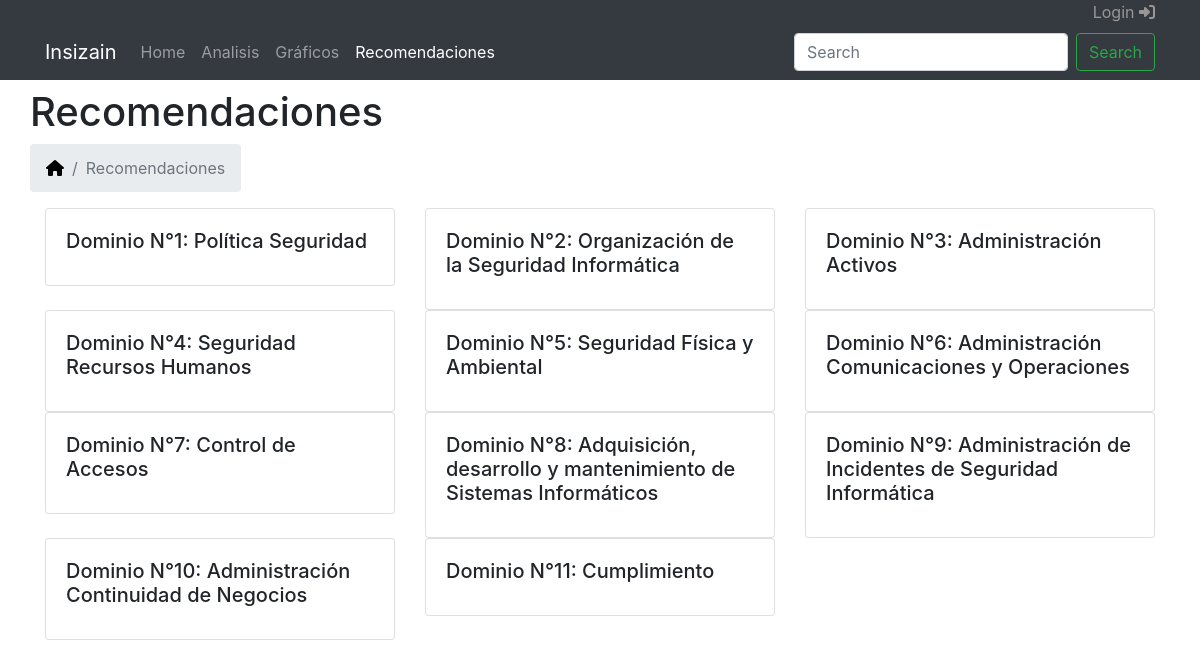
The app's page /recomendaciones/, older data.
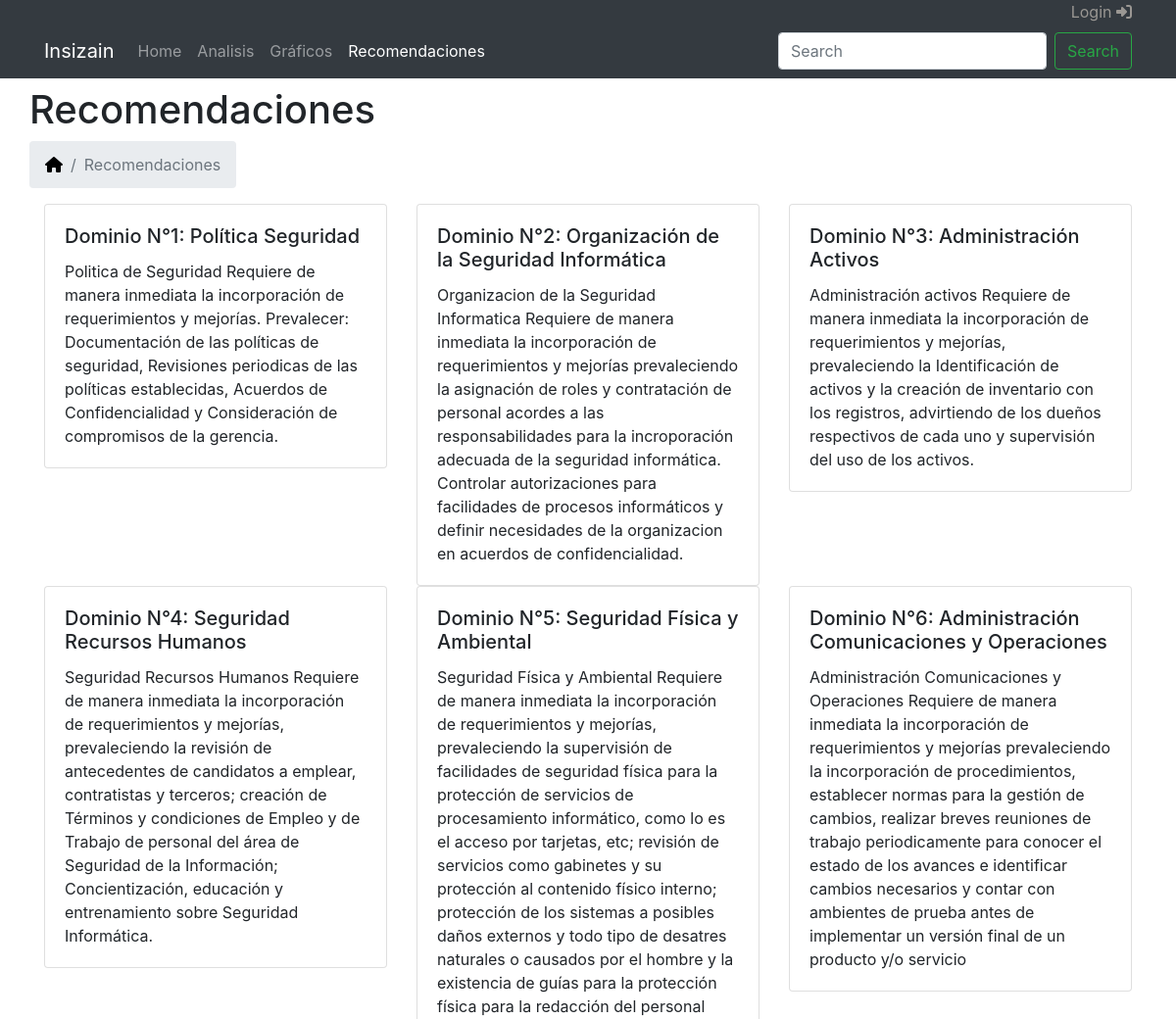
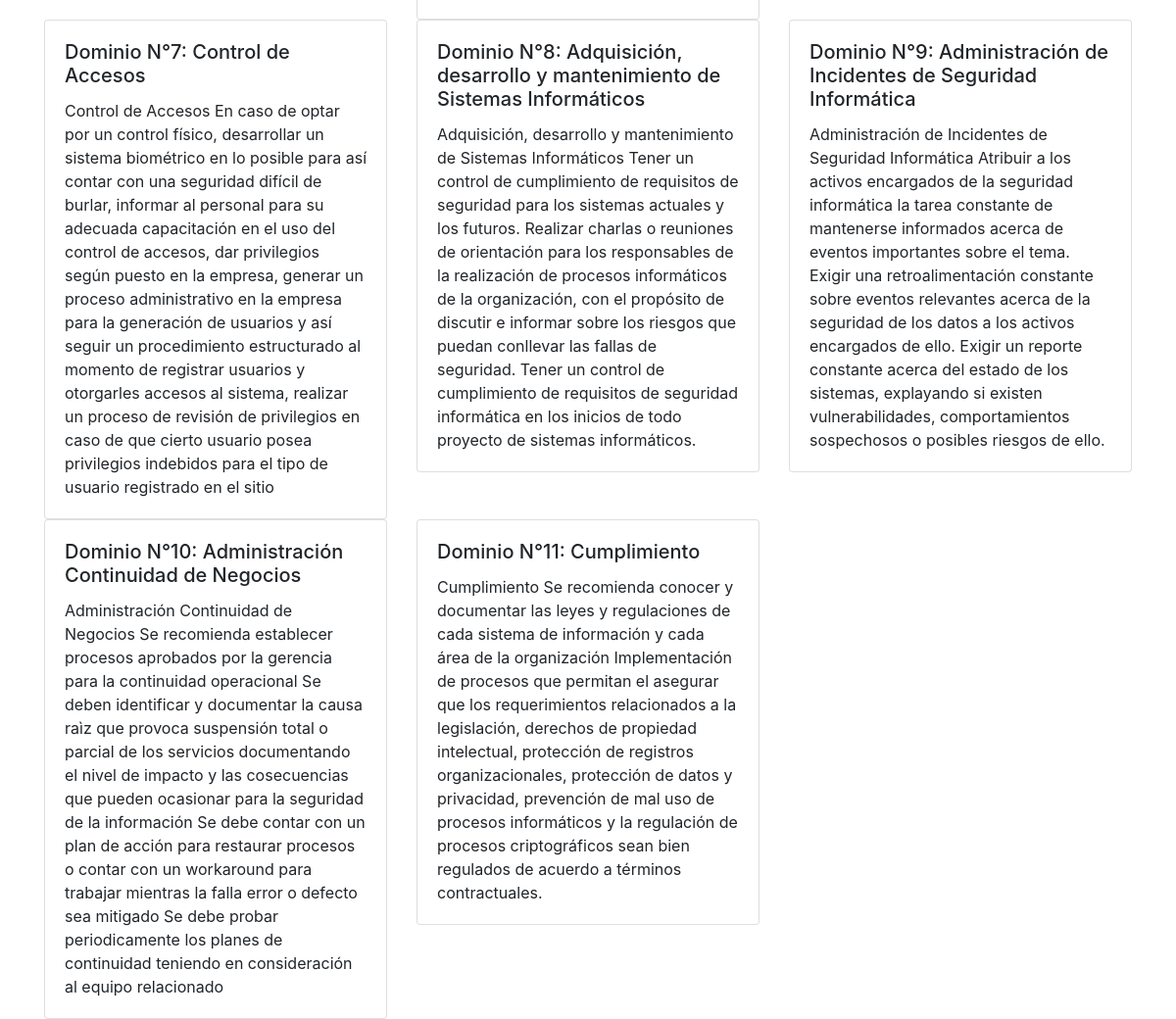
The same page, newer data (2 pictures, top to bottom).
### ChartsGAP/models.py (models this page shows)
class Dominio(models.Model):
	nombre_dominio = models.CharField(max_length=75)
	porcentaje_cumplimiento = models.PositiveIntegerField(default=0)
	porcentaje_no_cumplimiento = models.PositiveIntegerField(default=0)
	seccion = models.ManyToManyField(Seccion, null=True, blank=True)
	recomendacion = models.ManyToManyField(Recomendacion, null=True, blank=True)
	responsable = models.ForeignKey(Profile, on_delete=models.CASCADE)

### Recomendaciones/models.py (models this page shows)
class Recomendacion(models.Model):
	recomendacion = models.TextField(blank=True)
	autor = models.ForeignKey(Profile, on_delete=models.CASCADE)
	fecha_recomendacion = models.DateTimeField()
	tipo_recomendacion = models.CharField(choices=TIPO, max_length=4)

### Recomendaciones/views.py (the view)
# urls.py: path('', views.recomendaciones, name='recomendaciones'),
def recomendaciones(request):
	template_name = "recomendaciones.html"
	data = {}
	data['dominios'] = Dominio.objects.all()
	data['recomendaciones'] = Recomendacion.objects.all()
	return render(request, template_name, data)

### Logauth/context_processors.py (called while the page is built)
def user_data(request):
	user = request.user
	try:
		data = {
		'name': user.username,
		}
	except AttributeError as e:
		data = {}
	return data

### Recomendaciones/templates/recomendaciones.html (shortened to what this page needs)
{% extends "base.html" %}
{% load bootstrap4 %}
{% block navbar %}
<li class="nav-item">
    <a class="nav-link" href="{% url 'home' %}">Home</a>
</li>
<li class="nav-item">
    <a class="nav-link" href="{% url 'analisis' %}">Analisis</a>
</li>
<li class="nav-item">
    <a class="nav-link" href="{% url 'encuesta' %}">Gráficos</a>
</li>
<li class="nav-item active">
    <a class="nav-link" href="{% url 'recomendaciones' %}">Recomendaciones <span class="sr-only">(current)</span></a>
</li>
{% endblock %}
{% block content_head %}
<h1>Recomendaciones</h1>
{% endblock %}
{% block breadcrumb %}
    <li class="breadcrumb-item"><a href="{% url 'home' %}"><i class="fas fa-home"></i></a></li>
    <li class="breadcrumb-item active" aria-current="page">Recomendaciones</li>
{% endblock %}
{% block content_body %}
	{% for dominio in dominios %}
		<div class='col-4'>
			<div class="card">
				<div class="card-body">
					<h5 class="card-title">Dominio N°{{ dominio.pk }}: {{ dominio.nombre_dominio }} </h5>
						{% if dominio.pk == 1 %}
							{% for recomendacion in dominio.recomendacion.all %}
								{% if dominio.porcentaje_cumplimiento <= 25 and recomendacion.tipo_recomendacion == '25'%}
									<p class="card-text">{{recomendacion.recomendacion}}</p>
								{% elif dominio.porcentaje_cumplimiento > 25 and dominio.porcentaje_cumplimiento <= 50 and recomendacion.tipo_recomendacion == '50'%}
									<p class="card-text">{{recomendacion.recomendacion}}</p>
								{% elif dominio.porcentaje_cumplimiento > 50 and dominio.porcentaje_cumplimiento <= 75 and recomendacion.tipo_recomendacion == '75'%}
									<p class="card-text">{{recomendacion.recomendacion}}</p>
								{% elif dominio.porcentaje_cumplimiento > 75 and dominio.porcentaje_cumplimiento <= 100 and recomendacion.tipo_recomendacion == '100'%}
									<p class="card-text">{{recomendacion.recomendacion}}</p>
								{% endif %}
							{% endfor %}
						{% elif dominio.pk == 2 %}
							{% for recomendacion in dominio.recomendacion.all %}
								{% if dominio.porcentaje_cumplimiento <= 25 and recomendacion.tipo_recomendacion == '25'%}
									<p class="card-text">{{recomendacion.recomendacion}}</p>
								{% elif dominio.porcentaje_cumplimiento > 25 and dominio.porcentaje_cumplimiento <= 50 and recomendacion.tipo_recomendacion == '50'%}
									<p class="card-text">{{recomendacion.recomendacion}}</p>
								{% elif dominio.porcentaje_cumplimiento > 50 and dominio.porcentaje_cumplimiento <= 75 and recomendacion.tipo_recomendacion == '75'%}
									<p class="card-text">{{recomendacion.recomendacion}}</p>
								{% elif dominio.porcentaje_cumplimiento > 75 and dominio.porcentaje_cumplimiento <= 100 and recomendacion.tipo_recomendacion == '100'%}
									<p class="card-text">{{recomendacion.recomendacion}}</p>
								{% endif %}
							{% endfor %}
						{% elif dominio.pk == 3 %}
							{% for recomendacion in dominio.recomendacion.all %}
								{% if dominio.porcentaje_cumplimiento <= 25 and recomendacion.tipo_recomendacion == '25'%}
									<p class="card-text">{{recomendacion.recomendacion}}</p>
								{% elif dominio.porcentaje_cumplimiento > 25 and dominio.porcentaje_cumplimiento <= 50 and recomendacion.tipo_recomendacion == '50'%}
									<p class="card-text">{{recomendacion.recomendacion}}</p>
								{% elif dominio.porcentaje_cumplimiento > 50 and dominio.porcentaje_cumplimiento <= 75 and recomendacion.tipo_recomendacion == '75'%}
									<p class="card-text">{{recomendacion.recomendacion}}</p>
								{% elif dominio.porcentaje_cumplimiento > 75 and dominio.porcentaje_cumplimiento <= 100 and recomendacion.tipo_recomendacion == '100'%}
									<p class="card-text">{{recomendacion.recomendacion}}</p>
								{% endif %}
							{% endfor %}
						{% elif dominio.pk == 4 %}
							{% for recomendacion in dominio.recomendacion.all %}
								{% if dominio.porcentaje_cumplimiento <= 25 and recomendacion.tipo_recomendacion == '25'%}
									<p class="card-text">{{recomendacion.recomendacion}}</p>
								{% elif dominio.porcentaje_cumplimiento > 25 and dominio.porcentaje_cumplimiento <= 50 and recomendacion.tipo_recomendacion == '50'%}
									<p class="card-text">{{recomendacion.recomendacion}}</p>
								{% elif dominio.porcentaje_cumplimiento > 50 and dominio.porcentaje_cumplimiento <= 75 and recomendacion.tipo_recomendacion == '75'%}
									<p class="card-text">{{recomendacion.recomendacion}}</p>
								{% elif dominio.porcentaje_cumplimiento > 75 and dominio.porcentaje_cumplimiento <= 100 and recomendacion.tipo_recomendacion == '100'%}
									<p class="card-text">{{recomendacion.recomendacion}}</p>
								{% endif %}
							{% endfor %}
						{% elif dominio.pk == 5 %}
							{% for recomendacion in dominio.recomendacion.all %}
								{% if dominio.porcentaje_cumplimiento <= 25 and recomendacion.tipo_recomendacion == '25'%}
									<p class="card-text">{{recomendacion.recomendacion}}</p>
								{% elif dominio.porcentaje_cumplimiento > 25 and dominio.porcentaje_cumplimiento <= 50 and recomendacion.tipo_recomendacion == '50'%}
									<p class="card-text">{{recomendacion.recomendacion}}</p>
								{% elif dominio.porcentaje_cumplimiento > 50 and dominio.porcentaje_cumplimiento <= 75 and recomendacion.tipo_recomendacion == '75'%}
									<p class="card-text">{{recomendacion.recomendacion}}</p>
								{% elif dominio.porcentaje_cumplimiento > 75 and dominio.porcentaje_cumplimiento <= 100 and recomendacion.tipo_recomendacion == '100'%}
									<p class="card-text">{{recomendacion.recomendacion}}</p>
								{% endif %}
							{% endfor %}
						{% elif dominio.pk == 6 %}
							{% for recomendacion in dominio.recomendacion.all %}
								{% if dominio.porcentaje_cumplimiento <= 25 and recomendacion.tipo_recomendacion == '25'%}
									<p class="card-text">{{recomendacion.recomendacion}}</p>
								{% elif dominio.porcentaje_cumplimiento > 25 and dominio.porcentaje_cumplimiento <= 50 and recomendacion.tipo_recomendacion == '50'%}
									<p class="card-text">{{recomendacion.recomendacion}}</p>
								{% elif dominio.porcentaje_cumplimiento > 50 and dominio.porcentaje_cumplimiento <= 75 and recomendacion.tipo_recomendacion == '75'%}
									<p class="card-text">{{recomendacion.recomendacion}}</p>
								{% elif dominio.porcentaje_cumplimiento > 75 and dominio.porcentaje_cumplimiento <= 100 and recomendacion.tipo_recomendacion == '100'%}
									<p class="card-text">{{recomendacion.recomendacion}}</p>
								{% endif %}
							{% endfor %}
						{% elif dominio.pk == 7 %}
							{% for recomendacion in dominio.recomendacion.all %}
								{% if dominio.porcentaje_cumplimiento <= 25 and recomendacion.tipo_recomendacion == '25'%}
									<p class="card-text">{{recomendacion.recomendacion}}</p>
								{% elif dominio.porcentaje_cumplimiento > 25 and dominio.porcentaje_cumplimiento <= 50 and recomendacion.tipo_recomendacion == '50'%}
									<p class="card-text">{{recomendacion.recomendacion}}</p>
								{% elif dominio.porcentaje_cumplimiento > 50 and dominio.porcentaje_cumplimiento <= 75 and recomendacion.tipo_recomendacion == '75'%}
									<p class="card-text">{{recomendacion.recomendacion}}</p>
								{% elif dominio.porcentaje_cumplimiento > 75 and dominio.porcentaje_cumplimiento <= 100 and recomendacion.tipo_recomendacion == '100'%}
									<p class="card-text">{{recomendacion.recomendacion}}</p>
								{% endif %}
							{% endfor %}
						{% elif dominio.pk == 8 %}
							{% for recomendacion in dominio.recomendacion.all %}
								{% if dominio.porcentaje_cumplimiento <= 25 and recomendacion.tipo_recomendacion == '25'%}
									<p class="card-text">{{recomendacion.recomendacion}}</p>
								{% elif dominio.porcentaje_cumplimiento > 25 and dominio.porcentaje_cumplimiento <= 50 and recomendacion.tipo_recomendacion == '50'%}
									<p class="card-text">{{recomendacion.recomendacion}}</p>
								{% elif dominio.porcentaje_cumplimiento > 50 and dominio.porcentaje_cumplimiento <= 75 and recomendacion.tipo_recomendacion == '75'%}
									<p class="card-text">{{recomendacion.recomendacion}}</p>
								{% elif dominio.porcentaje_cumplimiento > 75 and dominio.porcentaje_cumplimiento <= 100 and recomendacion.tipo_recomendacion == '100'%}
									<p class="card-text">{{recomendacion.recomendacion}}</p>
								{% endif %}
							{% endfor %}
						{% elif dominio.pk == 9 %}
							{% for recomendacion in dominio.recomendacion.all %}
								{% if dominio.porcentaje_cumplimiento <= 25 and recomendacion.tipo_recomendacion == '25'%}
									<p class="card-text">{{recomendacion.recomendacion}}</p>
								{% elif dominio.porcentaje_cumplimiento > 25 and dominio.porcentaje_cumplimiento <= 50 and recomendacion.tipo_recomendacion == '50'%}
									<p class="card-text">{{recomendacion.recomendacion}}</p>
								{% elif dominio.porcentaje_cumplimiento > 50 and dominio.porcentaje_cumplimiento <= 75 and recomendacion.tipo_recomendacion == '75'%}
									<p class="card-text">{{recomendacion.recomendacion}}</p>
								{% elif dominio.porcentaje_cumplimiento > 75 and dominio.porcentaje_cumplimiento <= 100 and recomendacion.tipo_recomendacion == '100'%}
									<p class="card-text">{{recomendacion.recomendacion}}</p>
								{% endif %}
							{% endfor %}
						{% elif dominio.pk == 10 %}
							{% for recomendacion in dominio.recomendacion.all %}
								{% if dominio.porcentaje_cumplimiento <= 25 and recomendacion.tipo_recomendacion == '25'%}
									<p class="card-text">{{recomendacion.recomendacion}}</p>
								{% elif dominio.porcentaje_cumplimiento > 25 and dominio.porcentaje_cumplimiento <= 50 and recomendacion.tipo_recomendacion == '50'%}
									<p class="card-text">{{recomendacion.recomendacion}}</p>
								{% elif dominio.porcentaje_cumplimiento > 50 and dominio.porcentaje_cumplimiento <= 75 and recomendacion.tipo_recomendacion == '75'%}
									<p class="card-text">{{recomendacion.recomendacion}}</p>
								{% elif dominio.porcentaje_cumplimiento > 75 and dominio.porcentaje_cumplimiento <= 100 and recomendacion.tipo_recomendacion == '100'%}
									<p class="card-text">{{recomendacion.recomendacion}}</p>
								{% endif %}
							{% endfor %}
						{% else %}
							{% for recomendacion in dominio.recomendacion.all %}
								{% if dominio.porcentaje_cumplimiento <= 25 and recomendacion.tipo_recomendacion == '25'%}
									<p class="card-text">{{recomendacion.recomendacion}}</p>
								{% elif dominio.porcentaje_cumplimiento > 25 and dominio.porcentaje_cumplimiento <= 50 and recomendacion.tipo_recomendacion == '50'%}
									<p class="card-text">{{recomendacion.recomendacion}}</p>
								{% elif dominio.porcentaje_cumplimiento > 50 and dominio.porcentaje_cumplimiento <= 75 and recomendacion.tipo_recomendacion == '75'%}
									<p class="card-text">{{recomendacion.recomendacion}}</p>
								{% elif dominio.porcentaje_cumplimiento > 75 and dominio.porcentaje_cumplimiento <= 100 and recomendacion.tipo_recomendacion == '100'%}
									<p class="card-text">{{recomendacion.recomendacion}}</p>
								{% endif %}
							{% endfor %}
						{% endif %}
				</div>
			</div>
		</div>
			{% endfor %}
		<div class='col-4'></div>
</div>
{% endblock %}

### ChartsGAP/templates/base.html (shortened to what this page needs)
{% load static %}
<!DOCTYPE html>
<html lang="es-cl">
  <head>
    <link rel="stylesheet" href="https://stackpath.bootstrapcdn.com/bootstrap/4.4.1/css/bootstrap.min.css">
  </head>
  <body>
    <nav class="navbar navbar-dark bg-dark-primary">
      {% if user.is_authenticated %}
      <div class="container">
        <p>Hola <strong>{{name}}</strong> | <a href="{% url 'logout' %}">Logout <i class="fas fa-sign-out-alt"></i></a></p>
      </div>
      {% else %}
      <div class="container">
      <p><a href="{% url 'login' %}">Login <i class="fas fa-sign-in-alt"></i></a></p>
      </div>
      {% endif %}
    </nav>
    <nav class="navbar navbar-expand-lg navbar-dark bg-dark">
      <div class="container">
      <a class="navbar-brand" href="{% url 'home' %}">Insizain</a>
      <div class="collapse navbar-collapse" id="navbarSupportedContent">
        <ul class="navbar-nav mr-auto">
          {% block navbar %}
          {% endblock %}
        </ul>
        <form class="form-inline my-2 my-lg-0">
          <input class="form-control mr-sm-2" type="search" placeholder="Search" aria-label="Search">
          <button class="btn btn-outline-success my-2 my-sm-0" type="submit">Search</button>
        </form>
      </div>
    </div>
    </nav>
    <div class="container mt-2">
    <link href="{% static 'css/chart.css' %}" rel="stylesheet">
    <div class="row">
      {% block content_head %}
      {% endblock %}
    </div>
    <div class="row">
      <nav aria-label="breadcrumb">
        <ol class="breadcrumb">
          {% block breadcrumb %}
          {% endblock %}
        </ol>
      </nav>
    </div>
    <div class="row">
      {% block content_body %}
      {% endblock %}
  </div>
  </body>
</html>

### ChartsGAP/static/css/chart.css (style rules this page uses)
.breadcrumb a { color: black; }
.bg-dark-primary { background-color: #343a40!important; margin: 0; padding: 0; }
.bg-dark-primary .container { color: #9a9793; }
.bg-dark-primary .container p { width: 100%; text-align: right; margin-bottom: 0; }
.bg-dark-primary .container a { color: #9a9793; text-decoration: none; }

Row changes from the older to the newer data that the page shows:
changed Dominio "Política Seguridad": gains Recomendacion (recomendacion "Politica de Seguridad Requiere de manera inmediata la incorporación de requerimientos y mejorías. Prevalecer: Documentación de las políticas de seguridad, Revisiones periodicas de las políticas establecidas, Acuerdos de Confidencialidad y Consideración de compromisos de la gerencia.")
changed Dominio "Organización de la Seguridad Informática": gains Recomendacion (recomendacion "Organizacion de la Seguridad Informatica Requiere de manera inmediata la incorporación de requerimientos y mejorías prevaleciendo la asignación de roles y contratación de personal acordes a las responsabilidades para la incroporación adecuada de la seguridad informática. Controlar autorizaciones para facilidades de procesos informáticos y definir necesidades de la organizacion en acuerdos de confidencialidad.")
changed Dominio "Administración Activos": gains Recomendacion (recomendacion "Administración activos Requiere de manera inmediata la incorporación de requerimientos y mejorías, prevaleciendo la Identificación de activos y la creación de inventario con los registros, advirtiendo de los dueños respectivos de cada uno y supervisión del uso de los activos.")
changed Dominio "Seguridad Recursos Humanos": gains Recomendacion (recomendacion "Seguridad Recursos Humanos Requiere de manera inmediata la incorporación de requerimientos y mejorías, prevaleciendo la revisión de antecedentes de candidatos a emplear, contratistas y terceros; creación de Términos y condiciones de Empleo y de Trabajo de personal del área de Seguridad de la Información; Concientización, educación y entrenamiento sobre Seguridad Informática.")
changed Dominio "Seguridad Física y Ambiental": gains Recomendacion (recomendacion "Seguridad Física y Ambiental Requiere de manera inmediata la incorporación de requerimientos y mejorías, prevaleciendo la supervisión de facilidades de seguridad física para la protección de servicios de procesamiento informático, como lo es el acceso por tarjetas, etc; revisión de servicios como gabinetes y su protección al contenido físico interno; protección de los sistemas a posibles daños externos y todo tipo de desatres naturales o causados por el hombre y la existencia de guías para la protección física para la redacción del personal")
changed Dominio "Administración Comunicaciones y Operaciones": gains Recomendacion (recomendacion "Administración Comunicaciones y Operaciones Requiere de manera inmediata la incorporación de requerimientos y mejorías prevaleciendo la incorporación de procedimientos, establecer normas para la gestión de cambios, realizar breves reuniones de trabajo periodicamente para conocer el estado de los avances e identificar cambios necesarios y contar con ambientes de prueba antes de implementar un versión final de un producto y/o servicio")
changed Dominio "Control de Accesos": gains Recomendacion (recomendacion "Control de Accesos En caso de optar por un control físico, desarrollar un sistema biométrico en lo posible para así contar con una seguridad difícil de burlar, informar al personal para su adecuada capacitación en el uso del control de accesos, dar privilegios según puesto en la empresa, generar un proceso administrativo en la empresa para la generación de usuarios y así seguir un procedimiento estructurado al momento de registrar usuarios y otorgarles accesos al sistema, realizar un proceso de revisión de privilegios en caso de que cierto usuario posea privilegios indebidos para el tipo de usuario registrado en el sitio")
changed Dominio "Adquisición, desarrollo y mantenimiento de Sistemas Informáticos": gains Recomendacion (recomendacion "Adquisición, desarrollo y mantenimiento de Sistemas Informáticos Tener un control de cumplimiento de requisitos de seguridad para los sistemas actuales y los futuros. Realizar charlas o reuniones de orientación para los responsables de la realización de procesos informáticos de la organización, con el propósito de discutir e informar sobre los riesgos que puedan conllevar las fallas de seguridad. Tener un control de cumplimiento de requisitos de seguridad informática en los inicios de todo proyecto de sistemas informáticos.")
changed Dominio "Administración de Incidentes de Seguridad Informática": gains Recomendacion (recomendacion "Administración de Incidentes de Seguridad Informática Atribuir a los activos encargados de la seguridad informática la tarea constante de mantenerse informados acerca de eventos importantes sobre el tema. Exigir una retroalimentación constante sobre eventos relevantes acerca de la seguridad de los datos a los activos encargados de ello. Exigir un reporte constante acerca del estado de los sistemas, explayando si existen vulnerabilidades, comportamientos sospechosos o posibles riesgos de ello.")
changed Dominio "Administración Continuidad de Negocios": gains Recomendacion (recomendacion "Administración Continuidad de Negocios Se recomienda establecer procesos aprobados por la gerencia para la continuidad operacional Se deben identificar y documentar la causa raìz que provoca suspensión total o parcial de los servicios documentando el nivel de impacto y las cosecuencias que pueden ocasionar para la seguridad de la información Se debe contar con un plan de acción para restaurar procesos o contar con un workaround para trabajar mientras la falla error o defecto sea mitigado Se debe probar periodicamente los planes de continuidad teniendo en consideración al equipo relacionado")
changed Dominio "Cumplimiento": gains Recomendacion (recomendacion "Cumplimiento Se recomienda conocer y documentar las leyes y regulaciones de cada sistema de información y cada área de la organización Implementación de procesos que permitan el asegurar que los requerimientos relacionados a la legislación, derechos de propiedad intelectual, protección de registros organizacionales, protección de datos y privacidad, prevención de mal uso de procesos informáticos y la regulación de procesos criptográficos sean bien regulados de acuerdo a términos contractuales.")
